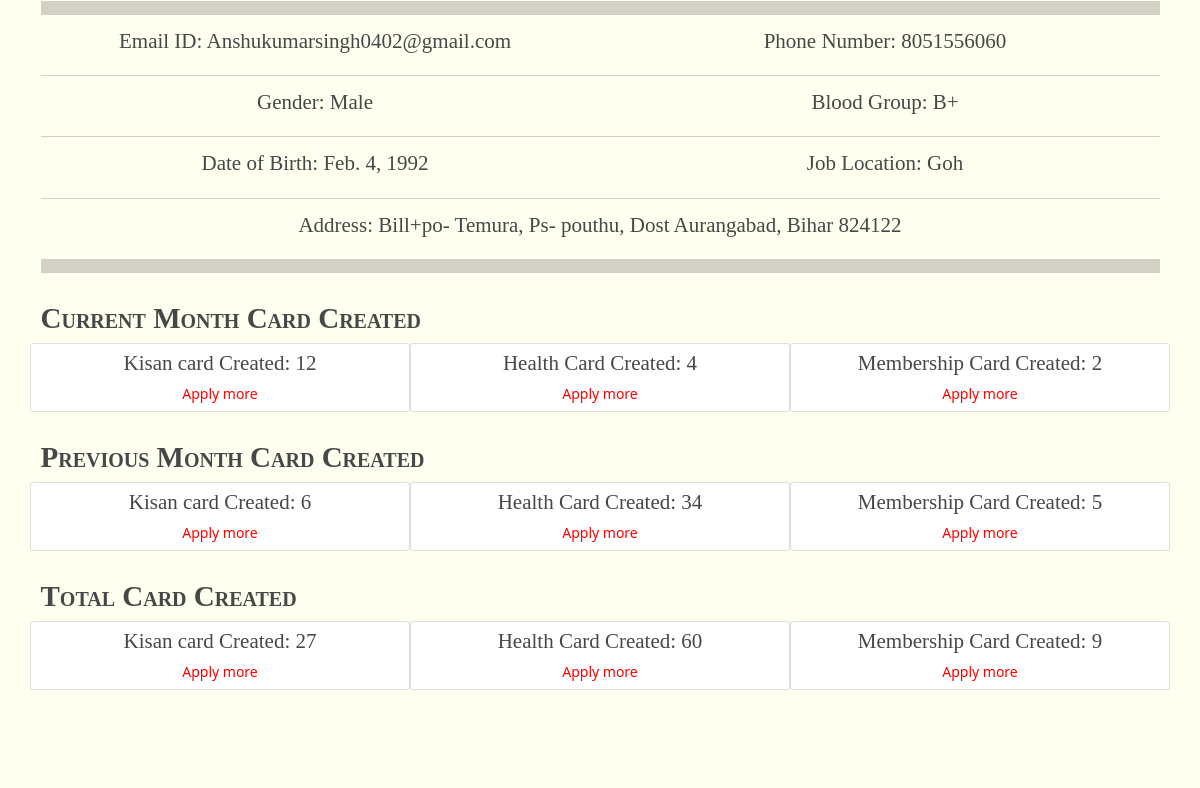
Page /profile (signed in, middle part) on the earlier database version.
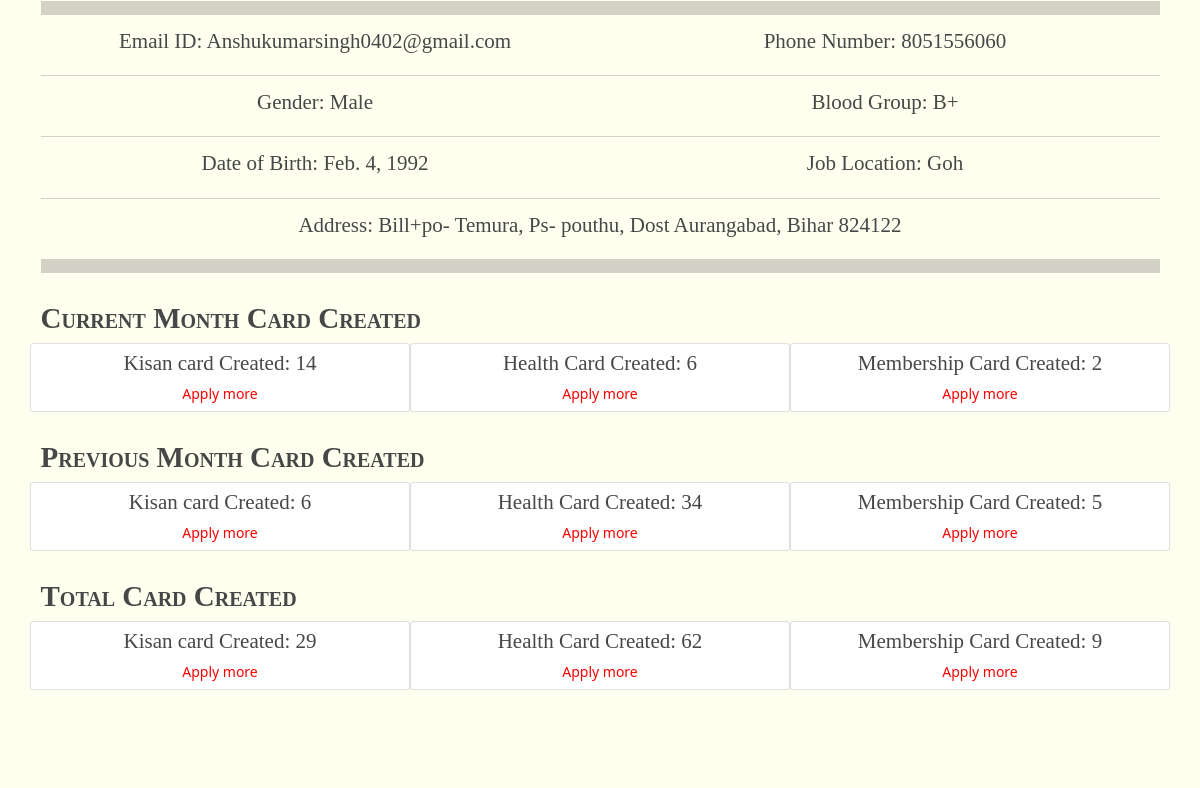
Same page on the later database version.
### EmployeeProfile/models.py (models this page shows)
class EmployeeProfile(models.Model):
    emmloyeeid = models.CharField(max_length=14, default="",unique=True,)
    email = models.CharField(max_length=100, unique=True,)
    user = models.OneToOneField(User, on_delete=models.CASCADE, related_name='profile')
    name = models.CharField(max_length=50, unique=False)
    phone_number = models.CharField(max_length=10, unique=True, null=False, blank=False)
    GENDER_CHOICES = (
        ('Male', 'Male'),
        ('Female', 'Female'),
    )
    gender = models.CharField(max_length=6, choices=GENDER_CHOICES)
    JOB_CHOICES = (
        ('DISTRICT DEVELOPMENT MANAGER', 'DISTRICT DEVELOPMENT MANAGER'),
        ('BLOCK DEVELOPMENT MANAGER', 'BLOCK DEVELOPMENT MANAGER'),
        ('FIELD EXECUTIVE', 'FIELD EXECUTIVE'),
        ('AGRICULTURAL ADVISOR', 'AGRICULTURAL ADVISOR'),
        ('COMPUTER TRAINER', 'COMPUTER TRAINER'),
        ('BEAUTICIAN', 'BEAUTICIAN'),
        ('TAILORING', 'TAILORING'),
        ('Office Boy/Peon', 'Office Boy/Peon'),
        ('Banking Trainer', 'Banking Trainer'),
        ('Regional Manager', 'Regional Manager'),
        ('Accountant/Cashier', 'Accountant/Cashier'),
        ('Receptionist', 'Receptionist'),
    )
    designation = models.CharField(max_length=32, choices=JOB_CHOICES)
    job_location = models.CharField(max_length=100, default="")
    bloodgroup = models.CharField(max_length=10, default="")
    dob = models.DateField()
    Address = models.CharField(max_length=500, default="")
    image = models.ImageField(upload_to="Employee", blank=True, null=True)
    total_health_card_created = models.IntegerField(default=0)
    total_kisan_card_created = models.IntegerField(default=0)
    total_membership_card_created = models.IntegerField(default=0)
    current_month_health_card_created = models.IntegerField(default=0)
    current_month_kisan_card_created = models.IntegerField(default=0)
    current_month_membership_card_created = models.IntegerField(default=0)
    previous_month_health_card_created = models.IntegerField(default=0)
    previous_month_kisan_card_created = models.IntegerField(default=0)
    previous_month_membership_card_created = models.IntegerField(default=0)
    class Meta:
        db_table = "profile"
        verbose_name_plural = "Employee Profiles"

### ifheplapp/views.py (the view)
# urls.py: path('profile', views.profile, name="profile"),
@login_required(login_url='/login')
def profile(request):
    profile = EmployeeProfile.objects.filter(user=request.user)
    for i in profile:
        kisan_count = len(KisanCard.objects.filter(employeeID=i.emmloyeeid))
        kisan_count = kisan_count if kisan_count else 0
        membership_count = len(
            Membership.objects.filter(employeeID=i.emmloyeeid))
        membership_count = membership_count if membership_count else 0
        health_count = len(HealthCard.objects.filter(employeeID=i.emmloyeeid))
        health_count = health_count if health_count else 0
    return render(request, "profile.html", {"profile": profile, "kisan_count": kisan_count, "membership_count": membership_count, "health_count": health_count})

### ifheplapp/templates/profile.html (shortened to what this page needs)
{% extends 'extends/base.html' %}
{% block body %}
<div class="row1" style="background-color: rgb(255, 255, 240);">
  <div class="container">
    <div class="my-2">
      {% for prof in profile %}
      <hr class="py-2">
      <div class="row">
        <div class="col-md-6 text-center">
          <h4>Email ID: {{prof.email}}</h4>
        </div>
        <div class="col-md-6 text-center">
          <h4>Phone Number: {{prof.phone_number}}</h4>
        </div>
      </div>
      <hr>
      <div class="row">
        <div class="col-md-6 text-center">
          <h4>Gender: {{prof.gender}}</h4>
        </div>
        <div class="col-md-6 text-center">
          <h4>Blood Group: {{prof.bloodgroup}}</h4>
        </div>
      </div>
      <hr>
      <div class="row">
        <div class="col-md-6 text-center">
          <h4>Date of Birth: {{prof.dob}}</h4>
        </div>
        <div class="col-md-6 text-center">
          <h4>Job Location: {{prof.job_location}}</h4>
        </div>
      </div>
      <hr>
      <div class="row">
        <div class="col-md text-center">
          <h4>Address: {{prof.Address}}</h4>
        </div>
      </div>
      <hr class="py-2">
      <div class="row py-3">
        <h3 class="logoname">Current Month Card Created</h3>
        <div class="col-md-4 text-center card py-2">
          <h4>Kisan card Created: {{prof.current_month_kisan_card_created}}</h4>
          <a style="color: red;" href="/card/Kisan-Card/apply">Apply more</a>
        </div>
        <div class="col-md-4 text-center card py-2">
          <h4>Health Card Created: {{prof.current_month_health_card_created}}</h4>
          <a style="color: red;" href="/card/Health-Card/apply">Apply more</a>
        </div>
        <div class="col-md-4 text-center card py-2">
          <h4>Membership Card Created: {{prof.current_month_membership_card_created}}</h4>
          <a style="color: red;" href="/membership">Apply more</a>
        </div>
      </div>
      <div class="row py-3">
        <h3 class="logoname">Previous Month Card Created</h3>
        <div class="col-md-4 text-center card py-2">
          <h4>Kisan card Created: {{prof.previous_month_kisan_card_created}}</h4>
          <a style="color: red;" href="/card/Kisan-Card/apply">Apply more</a>
        </div>
        <div class="col-md-4 text-center card py-2">
          <h4>Health Card Created: {{prof.previous_month_health_card_created}}</h4>
          <a style="color: red;" href="/card/Health-Card/apply">Apply more</a>
        </div>
        <div class="col-md-4 text-center card py-2">
          <h4>Membership Card Created: {{prof.previous_month_membership_card_created}}</h4>
          <a style="color: red;" href="/membership">Apply more</a>
        </div>
      </div>
      <div class="row py-3">
        <h3 class="logoname">Total Card Created</h3>
        <div class="col-md-4 text-center card py-2">
          <h4>Kisan card Created: {{prof.total_kisan_card_created}}</h4>
          <a style="color: red;" href="/card/Kisan-Card/apply">Apply more</a>
        </div>
        <div class="col-md-4 text-center card py-2">
          <h4>Health Card Created: {{prof.total_health_card_created}}</h4>
          <a style="color: red;" href="/card/Health-Card/apply">Apply more</a>
        </div>
        <div class="col-md-4 text-center card py-2">
          <h4>Membership Card Created: {{prof.total_membership_card_created}}</h4>
          <a style="color: red;" href="/membership">Apply more</a>
        </div>
      </div>
      {% endfor %}
    </div>
  </div>
</div>
{% endblock body %}

Differences in the rows shown:
changed EmployeeProfile "Anshukumarsingh0402@gmail.com": current_month_kisan_card_created "12" → "14"; current_month_health_card_created "4" → "6"; total_kisan_card_created "27" → "29"; total_health_card_created "60" → "62"
